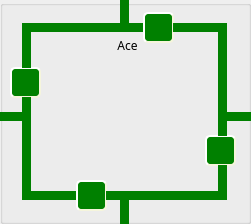
    <widget class="QGroupBox" name="Ace_groupBox">
     <property name="geometry">
      <rect>
       <x>130</x>
       <y>140</y>
       <width>251</width>
       <height>224</height>
      </rect>
     </property>
     <property name="sizePolicy">
      <sizepolicy hsizetype="MinimumExpanding" vsizetype="MinimumExpanding">
       <horstretch>0</horstretch>
       <verstretch>0</verstretch>
      </sizepolicy>
     </property>
     <property name="title">
      <string/>
     </property>
     <widget class="QLabel" name="label_16">
      <property name="geometry">
       <rect>
        <x>100</x>
        <y>35</y>
        <width>55</width>
        <height>21</height>
       </rect>
      </property>
      <property name="font">
       <font>
        <family>Inter UI Medium</family>
       </font>
      </property>
      <property name="text">
       <string>Ace</string>
      </property>
      <property name="alignment">
       <set>Qt::AlignCenter</set>
      </property>
     </widget>
     <widget class="QPushButton" name="Ace_TLine13_butt">
      <property name="enabled">
       <bool>false</bool>
      </property>
      <property name="geometry">
       <rect>
        <x>31</x>
        <y>191</y>
        <width>46</width>
        <height>9</height>
       </rect>
      </property>
      <property name="minimumSize">
       <size>
        <width>20</width>
        <height>4</height>
       </size>
      </property>
      <property name="maximumSize">
       <size>
        <width>100</width>
        <height>20</height>
       </size>
      </property>
      <property name="sizeIncrement">
       <size>
        <width>1</width>
        <height>1</height>
       </size>
      </property>
      <property name="styleSheet">
       <string notr="true">#Ace_TLine13_butt{
background-color: green;
border-style: outset;
}
#Ace_TLine13_butt:checked{
	background-color: red;
}</string>
      </property>
      <property name="text">
       <string/>
      </property>
      <property name="checkable">
       <bool>true</bool>
      </property>
     </widget>
     <widget class="QLabel" name="label_14">
      <property name="geometry">
       <rect>
        <x>44</x>
        <y>56</y>
        <width>158</width>
        <height>111</height>
       </rect>
      </property>
      <property name="styleSheet">
       <string notr="true">border-image: url(:/img/powSub.jpg);</string>
      </property>
      <property name="text">
       <string/>
      </property>
     </widget>
     <widget class="QPushButton" name="Ace_TLine7_butt">
      <property name="enabled">
       <bool>false</bool>
      </property>
      <property name="geometry">
       <rect>
        <x>218</x>
        <y>112</y>
        <width>42</width>
        <height>9</height>
       </rect>
      </property>
      <property name="styleSheet">
       <string notr="true">#Ace_TLine7_butt{
background-color: green;
border-style: outset;
}
#Ace_TLine7_butt:checked{
	background-color: red;
}</string>
      </property>
      <property name="text">
       <string/>
      </property>
      <property name="checkable">
       <bool>true</bool>
      </property>
     </widget>
     <widget class="QPushButton" name="Ace_TLine18_butt">
      <property name="enabled">
       <bool>false</bool>
      </property>
      <property name="geometry">
       <rect>
        <x>31</x>
        <y>23</y>
        <width>89</width>
        <height>9</height>
       </rect>
      </property>
      <property name="minimumSize">
       <size>
        <width>20</width>
        <height>4</height>
       </size>
      </property>
      <property name="maximumSize">
       <size>
        <width>100</width>
        <height>20</height>
       </size>
      </property>
      <property name="sizeIncrement">
       <size>
        <width>1</width>
        <height>1</height>
       </size>
      </property>
      <property name="styleSheet">
       <string notr="true">#Ace_TLine18_butt{
background-color: green;
border-style: outset;
}
#Ace_TLine18_butt:checked{
	background-color: red;
}</string>
      </property>
      <property name="text">
       <string/>
      </property>
      <property name="checkable">
       <bool>true</bool>
      </property>
     </widget>
     <widget class="QPushButton" name="Ace_Rel5_butt">
      <property name="geometry">
       <rect>
        <x>10</x>
        <y>67</y>
        <width>31</width>
        <height>31</height>
       </rect>
      </property>
      <property name="minimumSize">
       <size>
        <width>31</width>
        <height>31</height>
       </size>
      </property>
      <property name="maximumSize">
       <size>
        <width>31</width>
        <height>31</height>
       </size>
      </property>
      <property name="toolTip">
       <string>&lt;html&gt;&lt;head/&gt;&lt;body&gt;&lt;p&gt;This is a relay, click on it to open or close.&lt;/p&gt;&lt;/body&gt;&lt;/html&gt;</string>
      </property>
      <property name="styleSheet">
       <string notr="true">#Ace_Rel5_butt{
border-image: url(:/img/relaySPDT.png);
background-color: green;
border-style: outset;
border-radius: 5px;
border-width:2px;
border-color:beige;
font-size:12px;
font-weight:100;
color: white;
max-width:23px;
max-height:23px;
min-width:23px;
min-height:23px;
padding:2px;

}
#Ace_Rel5_butt:checked{
	background-color: red;
}</string>
      </property>
      <property name="text">
       <string/>
      </property>
      <property name="checkable">
       <bool>true</bool>
      </property>
     </widget>
     <widget class="QPushButton" name="Ace_TLine10_butt">
      <property name="enabled">
       <bool>false</bool>
      </property>
      <property name="geometry">
       <rect>
        <x>129</x>
        <y>191</y>
        <width>89</width>
        <height>9</height>
       </rect>
      </property>
      <property name="minimumSize">
       <size>
        <width>26</width>
        <height>4</height>
       </size>
      </property>
      <property name="maximumSize">
       <size>
        <width>300</width>
        <height>40</height>
       </size>
      </property>
      <property name="sizeIncrement">
       <size>
        <width>1</width>
        <height>1</height>
       </size>
      </property>
      <property name="styleSheet">
       <string notr="true">#Ace_TLine10_butt{
background-color: green;
border-style: outset;
}
#Ace_TLine10_butt:checked{
	background-color: red;
}</string>
      </property>
      <property name="text">
       <string/>
      </property>
      <property name="checkable">
       <bool>true</bool>
      </property>
     </widget>
     <widget class="QPushButton" name="Ace_TLine4_butt">
      <property name="enabled">
       <bool>false</bool>
      </property>
      <property name="geometry">
       <rect>
        <x>129</x>
        <y>23</y>
        <width>16</width>
        <height>9</height>
       </rect>
      </property>
      <property name="minimumSize">
       <size>
        <width>15</width>
        <height>4</height>
       </size>
      </property>
      <property name="maximumSize">
       <size>
        <width>100</width>
        <height>40</height>
       </size>
      </property>
      <property name="sizeIncrement">
       <size>
        <width>1</width>
        <height>1</height>
       </size>
      </property>
      <property name="styleSheet">
       <string notr="true">#Ace_TLine4_butt{
background-color: green;
border-style: outset;
}
#Ace_TLine4_butt:checked{
	background-color: red;
}</string>
      </property>
      <property name="text">
       <string/>
      </property>
      <property name="checkable">
       <bool>true</bool>
      </property>
     </widget>
     <widget class="QPushButton" name="Ace_TLine3_butt">
      <property name="enabled">
       <bool>false</bool>
      </property>
      <property name="geometry">
       <rect>
        <x>120</x>
        <y>-1</y>
        <width>9</width>
        <height>33</height>
       </rect>
      </property>
      <property name="minimumSize">
       <size>
        <width>1</width>
        <height>1</height>
       </size>
      </property>
      <property name="maximumSize">
       <size>
        <width>1000</width>
        <height>1000</height>
       </size>
      </property>
      <property name="sizeIncrement">
       <size>
        <width>1</width>
        <height>1</height>
       </size>
      </property>
      <property name="styleSheet">
       <string notr="true">#Ace_TLine3_butt{
background-color: green;
border-style: outset;
}
#Ace_TLine3_butt:checked{
	background-color: red;
}</string>
      </property>
      <property name="text">
       <string/>
      </property>
      <property name="checkable">
       <bool>true</bool>
      </property>
     </widget>
     <widget class="QPushButton" name="Ace_Rel3_butt">
      <property name="geometry">
       <rect>
        <x>205</x>
        <y>135</y>
        <width>31</width>
        <height>31</height>
       </rect>
      </property>
      <property name="minimumSize">
       <size>
        <width>31</width>
        <height>31</height>
       </size>
      </property>
      <property name="maximumSize">
       <size>
        <width>31</width>
        <height>31</height>
       </size>
      </property>
      <property name="toolTip">
       <string>&lt;html&gt;&lt;head/&gt;&lt;body&gt;&lt;p&gt;This is a relay, click on it to open or close.&lt;/p&gt;&lt;/body&gt;&lt;/html&gt;</string>
      </property>
      <property name="styleSheet">
       <string notr="true">#Ace_Rel3_butt{
border-image: url(:/img/relaySPDT.png);
background-color: green;
border-style: outset;
border-radius: 5px;
border-width:2px;
border-color:beige;
font-size:12px;
font-weight:100;
color: white;
max-width:23px;
max-height:23px;
min-width:23px;
min-height:23px;
padding:2px;

}
#Ace_Rel3_butt:checked{
	background-color: red;
}</string>
      </property>
      <property name="text">
       <string/>
      </property>
      <property name="checkable">
       <bool>true</bool>
      </property>
     </widget>
     <widget class="QPushButton" name="Ace_TLine14_butt">
      <property name="enabled">
       <bool>false</bool>
      </property>
      <property name="geometry">
       <rect>
        <x>22</x>
        <y>120</y>
        <width>9</width>
        <height>80</height>
       </rect>
      </property>
      <property name="styleSheet">
       <string notr="true">#Ace_TLine14_butt{
background-color: green;
border-style: outset;
}
#Ace_TLine14_butt:checked{
	background-color: red;
}</string>
      </property>
      <property name="text">
       <string/>
      </property>
      <property name="checkable">
       <bool>true</bool>
      </property>
     </widget>
     <widget class="QPushButton" name="Ace_TLine8_butt">
      <property name="enabled">
       <bool>false</bool>
      </property>
      <property name="geometry">
       <rect>
        <x>218</x>
        <y>121</y>
        <width>9</width>
        <height>15</height>
       </rect>
      </property>
      <property name="styleSheet">
       <string notr="true">#Ace_TLine8_butt{
background-color: green;
border-style: outset;
}
#Ace_TLine8_butt:checked{
	background-color: red;
}</string>
      </property>
      <property name="text">
       <string/>
      </property>
      <property name="checkable">
       <bool>true</bool>
      </property>
     </widget>
     <widget class="QPushButton" name="Ace_Rel4_butt">
      <property name="geometry">
       <rect>
        <x>76</x>
        <y>180</y>
        <width>31</width>
        <height>31</height>
       </rect>
      </property>
      <property name="minimumSize">
       <size>
        <width>31</width>
        <height>31</height>
       </size>
      </property>
      <property name="maximumSize">
       <size>
        <width>31</width>
        <height>31</height>
       </size>
      </property>
      <property name="toolTip">
       <string>&lt;html&gt;&lt;head/&gt;&lt;body&gt;&lt;p&gt;This is a relay, click on it to open or close.&lt;/p&gt;&lt;/body&gt;&lt;/html&gt;</string>
      </property>
      <property name="styleSheet">
       <string notr="true">#Ace_Rel4_butt{
border-image: url(:/img/relaySPDT.png);
background-color: green;
border-style: outset;
border-radius: 5px;
border-width:2px;
border-color:beige;
font-size:12px;
font-weight:100;
color: white;
max-width:23px;
max-height:23px;
min-width:23px;
min-height:23px;
padding:2px;

}
#Ace_Rel4_butt:checked{
	background-color: red;
}</string>
      </property>
      <property name="text">
       <string/>
      </property>
      <property name="checkable">
       <bool>true</bool>
      </property>
     </widget>
     <widget class="QPushButton" name="Ace_TLine15_butt">
      <property name="enabled">
       <bool>false</bool>
      </property>
      <property name="geometry">
       <rect>
        <x>-2</x>
        <y>112</y>
        <width>33</width>
        <height>9</height>
       </rect>
      </property>
      <property name="styleSheet">
       <string notr="true">#Ace_TLine15_butt{
background-color: green;
border-style: outset;
}
#Ace_TLine15_butt:checked{
	background-color: red;
}</string>
      </property>
      <property name="text">
       <string/>
      </property>
      <property name="checkable">
       <bool>true</bool>
      </property>
     </widget>
     <widget class="QPushButton" name="Ace_TLine11_butt">
      <property name="enabled">
       <bool>false</bool>
      </property>
      <property name="geometry">
       <rect>
        <x>120</x>
        <y>191</y>
        <width>9</width>
        <height>33</height>
       </rect>
      </property>
      <property name="minimumSize">
       <size>
        <width>1</width>
        <height>1</height>
       </size>
      </property>
      <property name="maximumSize">
       <size>
        <width>1000</width>
        <height>1000</height>
       </size>
      </property>
      <property name="sizeIncrement">
       <size>
        <width>1</width>
        <height>1</height>
       </size>
      </property>
      <property name="styleSheet">
       <string notr="true">#Ace_TLine11_butt{
background-color: green;
border-style: outset;
}
#Ace_TLine11_butt:checked{
	background-color: red;
}</string>
      </property>
      <property name="text">
       <string/>
      </property>
      <property name="checkable">
       <bool>true</bool>
      </property>
     </widget>
     <widget class="QPushButton" name="Ace_Rel2_butt">
      <property name="geometry">
       <rect>
        <x>143</x>
        <y>12</y>
        <width>31</width>
        <height>31</height>
       </rect>
      </property>
      <property name="minimumSize">
       <size>
        <width>31</width>
        <height>31</height>
       </size>
      </property>
      <property name="maximumSize">
       <size>
        <width>31</width>
        <height>31</height>
       </size>
      </property>
      <property name="toolTip">
       <string>&lt;html&gt;&lt;head/&gt;&lt;body&gt;&lt;p&gt;This is a relay, click on it to open or close.&lt;/p&gt;&lt;/body&gt;&lt;/html&gt;</string>
      </property>
      <property name="styleSheet">
       <string notr="true">#Ace_Rel2_butt{
border-image: url(:/img/relaySPDT.png);
background-color: green;
border-style: outset;
border-radius: 5px;
border-width:2px;
border-color:beige;
font-size:12px;
font-weight:100;
color: white;
max-width:23px;
max-height:23px;
min-width:23px;
min-height:23px;
padding:2px;

}
#Ace_Rel2_butt:checked{
	background-color: red;
}</string>
      </property>
      <property name="text">
       <string/>
      </property>
      <property name="checkable">
       <bool>true</bool>
      </property>
     </widget>
     <widget class="QPushButton" name="Ace_TLine6_butt">
      <property name="enabled">
       <bool>false</bool>
      </property>
      <property name="geometry">
       <rect>
        <x>218</x>
        <y>32</y>
        <width>9</width>
        <height>80</height>
       </rect>
      </property>
      <property name="styleSheet">
       <string notr="true">#Ace_TLine6_butt{
background-color: green;
border-style: outset;
}
#Ace_TLine6_butt:checked{
	background-color: red;
}</string>
      </property>
      <property name="text">
       <string/>
      </property>
      <property name="checkable">
       <bool>true</bool>
      </property>
     </widget>
     <widget class="QPushButton" name="Ace_TLine9_butt">
      <property name="enabled">
       <bool>false</bool>
      </property>
      <property name="geometry">
       <rect>
        <x>218</x>
        <y>165</y>
        <width>9</width>
        <height>35</height>
       </rect>
      </property>
      <property name="styleSheet">
       <string notr="true">#Ace_TLine9_butt{
background-color: green;
border-style: outset;
}
#Ace_TLine9_butt:checked{
	background-color: red;
}</string>
      </property>
      <property name="text">
       <string/>
      </property>
      <property name="checkable">
       <bool>true</bool>
      </property>
     </widget>
     <widget class="QPushButton" name="Ace_TLine17_butt">
      <property name="enabled">
       <bool>false</bool>
      </property>
      <property name="geometry">
       <rect>
        <x>22</x>
        <y>23</y>
        <width>9</width>
        <height>45</height>
       </rect>
      </property>
      <property name="styleSheet">
       <string notr="true">#Ace_TLine17_butt{
background-color: green;
border-style: outset;
}
#Ace_TLine17_butt:checked{
	background-color: red;
}</string>
      </property>
      <property name="text">
       <string/>
      </property>
      <property name="checkable">
       <bool>true</bool>
      </property>
     </widget>
     <widget class="QPushButton" name="Ace_TLine12_butt">
      <property name="enabled">
       <bool>false</bool>
      </property>
      <property name="geometry">
       <rect>
        <x>106</x>
        <y>191</y>
        <width>14</width>
        <height>9</height>
       </rect>
      </property>
      <property name="minimumSize">
       <size>
        <width>13</width>
        <height>4</height>
       </size>
      </property>
      <property name="maximumSize">
       <size>
        <width>100</width>
        <height>40</height>
       </size>
      </property>
      <property name="sizeIncrement">
       <size>
        <width>1</width>
        <height>1</height>
       </size>
      </property>
      <property name="styleSheet">
       <string notr="true">#Ace_TLine12_butt{
background-color: green;
border-style: outset;
}
#Ace_TLine12_butt:checked{
	background-color: red;
}</string>
      </property>
      <property name="text">
       <string/>
      </property>
      <property name="checkable">
       <bool>true</bool>
      </property>
     </widget>
     <widget class="QPushButton" name="Ace_TLine5_butt">
      <property name="enabled">
       <bool>false</bool>
      </property>
      <property name="geometry">
       <rect>
        <x>173</x>
        <y>23</y>
        <width>54</width>
        <height>9</height>
       </rect>
      </property>
      <property name="minimumSize">
       <size>
        <width>20</width>
        <height>4</height>
       </size>
      </property>
      <property name="maximumSize">
       <size>
        <width>100</width>
        <height>20</height>
       </size>
      </property>
      <property name="sizeIncrement">
       <size>
        <width>1</width>
        <height>1</height>
       </size>
      </property>
      <property name="styleSheet">
       <string notr="true">#Ace_TLine5_butt{
background-color: green;
border-style: outset;
}
#Ace_TLine5_butt:checked{
	background-color: red;
}</string>
      </property>
      <property name="text">
       <string/>
      </property>
      <property name="checkable">
       <bool>true</bool>
      </property>
     </widget>
     <widget class="QPushButton" name="Ace_TLine16_butt">
      <property name="enabled">
       <bool>false</bool>
      </property>
      <property name="geometry">
       <rect>
        <x>22</x>
        <y>97</y>
        <width>9</width>
        <height>15</height>
       </rect>
      </property>
      <property name="styleSheet">
       <string notr="true">#Ace_TLine16_butt{
background-color: green;
border-style: outset;
}
#Ace_TLine16_butt:checked{
	background-color: red;
}</string>
      </property>
      <property name="text">
       <string/>
      </property>
      <property name="checkable">
       <bool>true</bool>
      </property>
     </widget>
    </widget>
